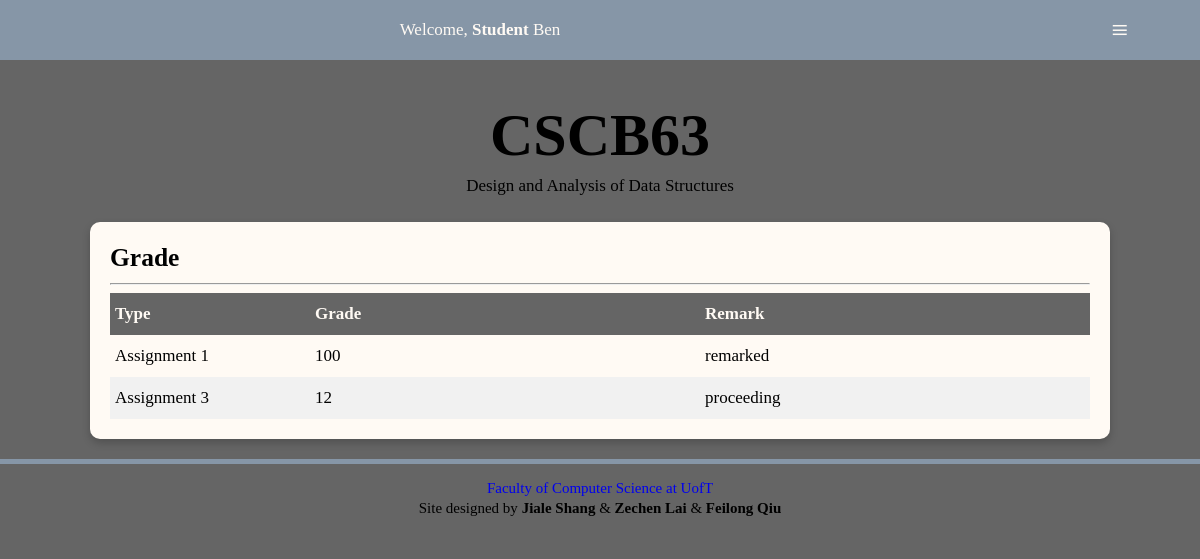
Before: /grade (signed in) with the older database file.
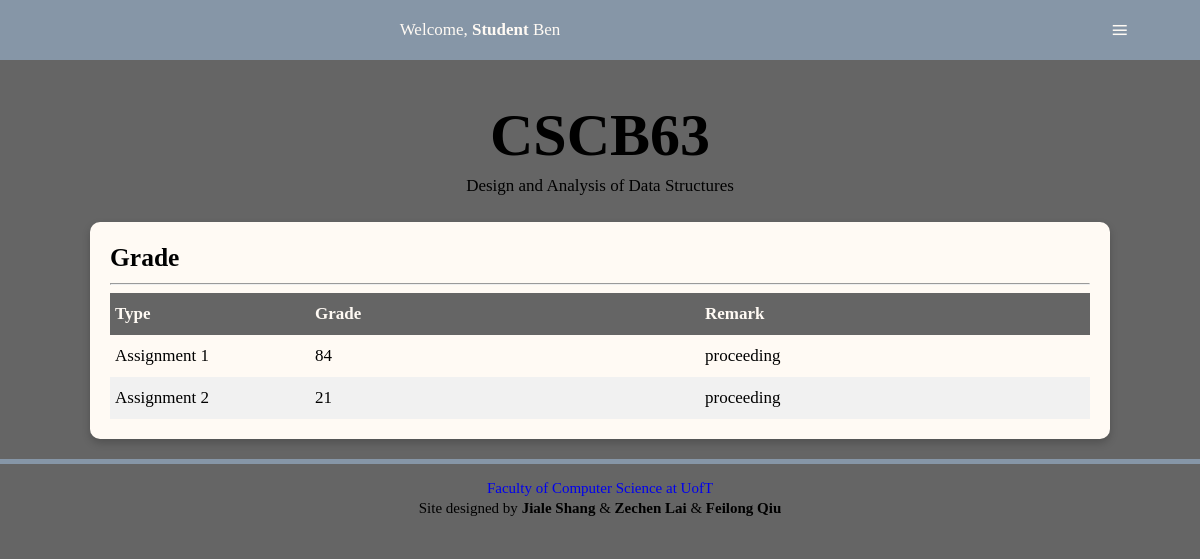
After: the same page with the newer database file.
### tables this page shows
CREATE TABLE "Grades" (
	"username"	NVARCHAR(25) NOT NULL,
	"ename"	NVARCHAR(25) NOT NULL,
	"grade"	INTEGER NOT NULL,
	"remark"	INTEGER,
	"request"	NVARCHAR(255),
	PRIMARY KEY("username","ename"),
	FOREIGN KEY("username") REFERENCES "Users"("username")
);

### app.py (the view)
@app.route("/grade",methods=['GET','POST'])
def grade():
    if not 'user' in session:
        return redirect(url_for('home'))
    db=get_db()
    db.row_factory = make_dicts
    if session['user']['type']:
        students=get_student_table()
        events=get_event_table()
        grades = get_grade_table()
        return render_template('grade_i.html',event=events,user=session['user'],grade=grades,student=students)
    else:
        grades = get_grade_table()
        return render_template('grade_s.html',user=session['user'],grade=grades)

### app.py (called while the page is built)
def get_db():
    db=getattr(g,'_database',None)
    if db is None:
        db=g._database=sqlite3.connect(DATABASE)
    return db

def make_dicts(cursor, row):
    return dict((cursor.description[idx][0],value)
                for idx,value in enumerate(row))

def query_db(query, args=(),one=False):
    cur = get_db().execute(query,args)
    rv = cur.fetchall()
    cur.close()
    return (rv[0] if rv else None) if one else rv

def get_grade_table():
    db=get_db()
    db.row_factory = make_dicts
    grades=[]
    username=session['user']['username']
    if session['user']['type']:
        for grade in query_db("select distinct username, grade, remark, ename,request from Grades natural join Takes where cid in (select cid from Takes where username=?)", [username]):
            grades.append(grade)
    else:
        for grade in query_db("select * from Grades where username=?", [username]):
            grades.append(grade)
    db.close()
    return grades

@app.teardown_appcontext
def close_connection(exception):
    db = getattr(g, '_database', None)
    if db is not None:
        db.close()

### templates/grade_s.html (shortened to what this page needs)
<!DOCTYPE html>
<html lang="en">
<head>
<link href="../static/style.css" rel="stylesheet">
</head>
<body>
  <nav>
    <div id="menu-title">Welcome, <strong>Student</strong> {{ user['name']['first_name'] }}</div>
    <label for="drop" class="button">≡</label>
  </nav>
  <div class="content">
    <div class="title">
      <h1>CSCB63</h1>
      <p>Design and Analysis of Data Structures</p>
    </div>
    <section>
      <h2>Grade</h2><hr>
      <div class="table">
        <div class="row">
          <div class="cell">Type</div>
          <div class="cell">Grade</div>
          <div class="cell">Remark</div>
        </div>
          {% for item in grade %}
          <div class="row">
              <div class="cell">{{ item['ename'] }}</div>
              <div class="cell">{{ item['grade'] }}</div>
              <div class="cell">
              {% if item['remark'] == 1 %}
                proceeding
              {% elif item['remark'] == -1 %}
                remarked
              {% else %}
                <form method="post" action="/grade-remark">
                    <input type="text" class="remark-content" maxlength="255" value="" placeholder="Put your reason for remark here." name="remark_request">
                    <input type="submit" value ="remark">
                    <input type="hidden" name="remark_event" value="{{ item['ename'] }}">
                </form>
              {% endif %}
              </div>
          </div>
          {% endfor %}
      </div>
    </section>
  </div>
  <div id="footer">
    <p><a href="http://web.cs.toronto.edu">Faculty of Computer Science at UofT</a></p>
    <p>Site designed by <strong>Jiale Shang</strong> & <strong>Zechen Lai</strong> & <strong>Feilong Qiu</strong></p>
  </div>
</body>
</html>

### static/style.css (style rules this page uses)
body { background: #656565; font-size:17px; line-height: 32px; margin: 0; padding: 0; word-wrap:break-word !important; }
ul, p,h1,h2,h3 { margin:0; }
.title { text-align:center; margin-top: 100px; }
h1 { font-size:60px; line-height: 70px; }
.content { width: 85%; margin: 0 auto; margin-top: 30px; max-width: 1200px; min-width: 375px; }
a { text-decoration: none; }
section { box-shadow: 0 4px 8px 0 rgba(0,0,0,0.2); transition: 0.3s; margin:20px 0; padding: 20px; background: #fffaf4; border-radius: 10px; overflow: auto; }
.button, [id^=drop], .mobile-split { display: none; }
nav { margin:0; padding: 0; background-color: #8696a7; width: 100%; position: fixed; top:0; overflow: visible; }
#menu-title { display: block; padding: 0 30px; float: left; font-size:20px; line-height: 60px; color:#fffaf4; }
nav:after { content:""; display:table; clear:both; }
.table { display: flex; flex-direction: column; }
.row { display: flex; }
.row:nth-child(odd) { background: #f1f1f1; }
.cell { flex: 2; }
.cell:nth-child(1) { flex: 1; }
.cell:nth-child(2) { flex: 2; }
.row:first-child .cell { display: flex; font-weight: bold; background: #656565; color: #fffaf4; }
.row .cell { padding: 5px; box-sizing: border-box; }
#footer { padding:10px; text-align:center; border-top: 5px solid #8696a7; padding-top: 1%; }
#footer p { margin:5px; line-height: 15px; font-size: 15px; }
#footer a { text-decoration: none; transition: 0.4s; }
@media all and (max-width : 1227px) { #menu-title { padding: 0; width: 80%; text-align: center; float: left; font-size: 17px; } }
@media all and (max-width : 1227px) { nav ,nav ul { margin: 0; } }
@media all and (max-width : 1227px) { .button { display: block; background-color: #8696a7; padding:14px 20px; font-size:30px; text-decoration:none; float: right; border:none; width:10%; } }
@media all and (max-width : 1227px) { nav a:hover, nav ul ul a, nav ul ul, .button { color:#fffaf4; text-align: center; } }

Changed rows visible on the page:
no longer on this page (row edited): Grades: ename "Assignment 3", grade "12", remark "proceeding"
changed Grades "Assignment 1": grade "100" → "84"; remark "remarked" → "proceeding"
now on this page (row edited): Grades: ename "Assignment 2", grade "21", remark "proceeding"
